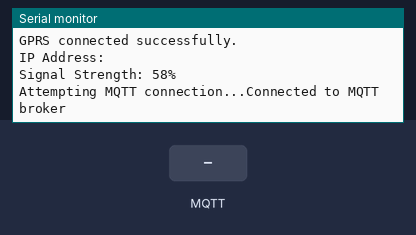
This program was run on a simulated ESP32. Shown: the last lines printed to the serial monitor. Inputs (shaded band) come from the test bench. No MQTT or app messages arrive unless stated.

Above: at 1.2 s.
1.3 s: MQTT message "departure" arrives on the first subscribed topic
At 1.7 s:
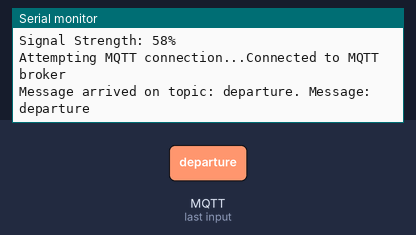
2.8 s: MQTT message "destination" arrives on the first subscribed topic
At 4.0 s:
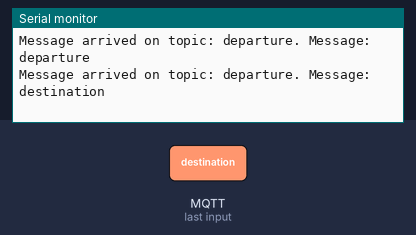
4.3 s: MQTT message "location" arrives on the first subscribed topic
At 5.2 s:
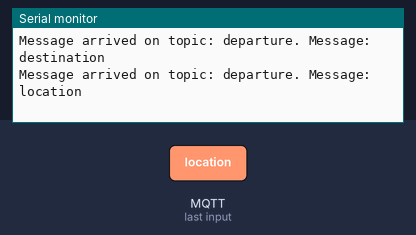
5.8 s: MQTT message "1" arrives on the first subscribed topic
At 6.3 s:
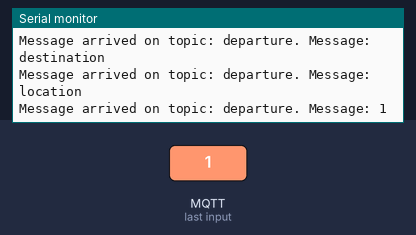
7.3 s: MQTT message "on" arrives on the first subscribed topic
At 8.7 s:
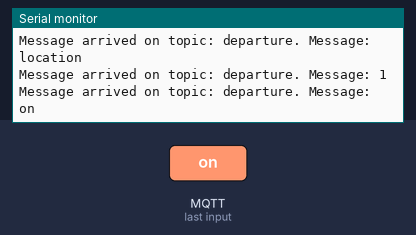
10.3 s: MQTT message "off" arrives on the first subscribed topic
At 10.9 s:
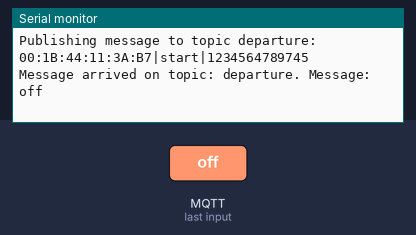

The program:

main.cpp
```cpp
#include <TinyGsmClient.h>
#include <PubSubClient.h>

// Define your credentials
const char apn[] = "ppwap";                     // Your APN
const char user[] = "";                         // APN username if any
const char pass[] = "";                         // APN password if any
const char mqtt_server[] = "91.121.93.94"; // Your MQTT broker address
const int mqtt_port = 1883;

// Global state variables
bool MODEMisOK = false;
bool GPRSisOK = false;
String ipAddress = "";
int signalStrength = 0;
const int maxRetry = 5; // Number of retry attempts

// MQTT unique identifier
const char *mqtt_identifier = "91.121.93.94";

// Initialize the GSM and MQTT clients
HardwareSerial SerialAT(1);
TinyGsm modem(SerialAT);
TinyGsmClient client(modem);
PubSubClient mqtt(client);

// Topics and messages
const char* topics[] = {"departure", "destination", "location"};
int currentTopicIndex = 0; // Track which topic is being published
const int numTopics = 3;   // Number of topics
String messages[] = {
  "00:1B:44:11:3A:B7|start|1234564789745",  // Departure
  "00:1B:44:11:3A:B7|stop|12354566465465",  // Destination
  "00:1B:44:11:3A:B7|location|6.695780655737321|80.07557582195379"  // Location
};

bool initializeModem();
bool connectGPRS();
int getSignalStrength();
void reconnectMQTT();
void callback(char *topic, byte *payload, unsigned int length);

void setup()
{
  // Set up the serial for debugging and communication with the modem
  Serial.begin(115200);
  SerialAT.begin(9600, SERIAL_8N1, 16, 17); // TX, RX

  if (initializeModem())
  {
    if (connectGPRS())
    {
      ipAddress = modem.getLocalIP();
      Serial.print("IP Address: ");
      Serial.println(ipAddress);

      signalStrength = getSignalStrength();
      Serial.print("Signal Strength: ");
      Serial.print(signalStrength);
      Serial.println("%");

      // Initialize MQTT client
      mqtt.setServer(mqtt_server, mqtt_port);
      mqtt.setCallback(callback);

      // Attempt to connect to the MQTT broker
      reconnectMQTT();
    }
  }
}

void loop()
{
  // Maintain MQTT connection
  if (!mqtt.connected())
  {
    reconnectMQTT();
  }
  mqtt.loop();

  // Example of publishing messages to different topics every minute
  static long lastMsg = 0;
  long now = millis();
  if (now - lastMsg > 10000)
  { // 1 minute
    lastMsg = now;

    // Publish to the current topic
    String message = messages[currentTopicIndex];
    const char* topic = topics[currentTopicIndex];

    Serial.print("Publishing message to topic ");
    Serial.print(topic);
    Serial.print(": ");
    Serial.println(message);

    mqtt.publish(topic, message.c_str());

    // Move to the next topic
    currentTopicIndex = (currentTopicIndex + 1) % numTopics;
  }

  // Example of restarting modem and reconnecting to GPRS if needed
  if (!MODEMisOK || !GPRSisOK)
  {
    if (initializeModem())
    {
      if (connectGPRS())
      {
        ipAddress = modem.getLocalIP();
        Serial.print("IP Address: ");
        Serial.println(ipAddress);

        signalStrength = getSignalStrength();
        Serial.print("Signal Strength: ");
        Serial.print(signalStrength);
        Serial.println("%");
      }
    }
  }
}

bool initializeModem()
{
  Serial.println("Initializing modem...");
  for (int attempt = 0; attempt < maxRetry; attempt++)
  {
    if (modem.restart())
    {
      Serial.println("Modem restarted successfully.");
      if (modem.init())
      {
        Serial.println("Modem initialized successfully.");
        MODEMisOK = true;
        Serial.print("Modem Info: ");
        Serial.println(modem.getModemInfo());
        return true;
      }
      else
      {
        Serial.println("Modem initialization failed.");
      }
    }
    else
    {
      Serial.println("Modem restart failed.");
    }
    Serial.print("Retry attempt ");
    Serial.print(attempt + 1);
    Serial.println("...");
    delay(2000); // Wait for 2 seconds before retrying
  }
  MODEMisOK = false;
  return false;
}

bool connectGPRS()
{
  Serial.println("Connecting to GPRS...");
  for (int attempt = 0; attempt < maxRetry; attempt++)
  {
    if (modem.gprsConnect(apn, user, pass))
    {
      Serial.println("GPRS connected successfully.");
      GPRSisOK = true;
      return true;
    }
    else
    {
      Serial.print("Attempt ");
      Serial.print(attempt + 1);
      Serial.println(" failed. Retrying...");
      delay(2000); // Wait for 2 seconds before retrying
    }
  }
  Serial.println("Failed to connect to GPRS.");
  GPRSisOK = false;
  return false;
}

int getSignalStrength()
{
  int signalQuality = modem.getSignalQuality();
  // Assuming signal quality ranges from 0 to 31 (3GPP TS 27.007 standard)
  return map(signalQuality, 0, 31, 0, 100);
}

void reconnectMQTT()
{
  // Loop until we're reconnected
  while (!mqtt.connected())
  {
    Serial.print("Attempting MQTT connection...");
    // Attempt to connect
    if (mqtt.connect(mqtt_identifier))
    {
      Serial.println("Connected to MQTT broker");
      // Subscribe to all topics
      for (int i = 0; i < numTopics; i++)
      {
        mqtt.subscribe(topics[i]);
      }
    }
    else
    {
      Serial.print("Failed, rc=");
      Serial.print(mqtt.state());
      Serial.println(" try again in 5 seconds");
      // Wait 5 seconds before retrying
      delay(5000);
    }
  }
}

void callback(char *topic, byte *payload, unsigned int length)
{
  Serial.print("Message arrived on topic: ");
  Serial.print(topic);
  Serial.print(". Message: ");
  String messageTemp;

  for (int i = 0; i < length; i++)
  {
    Serial.print((char)payload[i]);
    messageTemp += (char)payload[i];
  }
  Serial.println();

  // Handle the message for specific topics if needed
  if (String(topic) == "departure") {
    // Handle departure message
  } else if (String(topic) == "destination") {
    // Handle destination message
  } else if (String(topic) == "location") {
    // Handle location message
  }
}
```

Measured:
- after the input at 1.3 s, the serial monitor: prints a new line at once (image 1)
- after the input at 2.8 s, the serial monitor: prints a new line at once (image 2)
- after the input at 4.3 s, the serial monitor: prints a new line at once (image 3)
- after the input at 5.8 s, the serial monitor: prints a new line at once (image 4)
- after the input at 7.3 s, the serial monitor: prints a new line at once (image 5)
- after the input at 10.3 s, the serial monitor: prints a new line at once (image 6)
